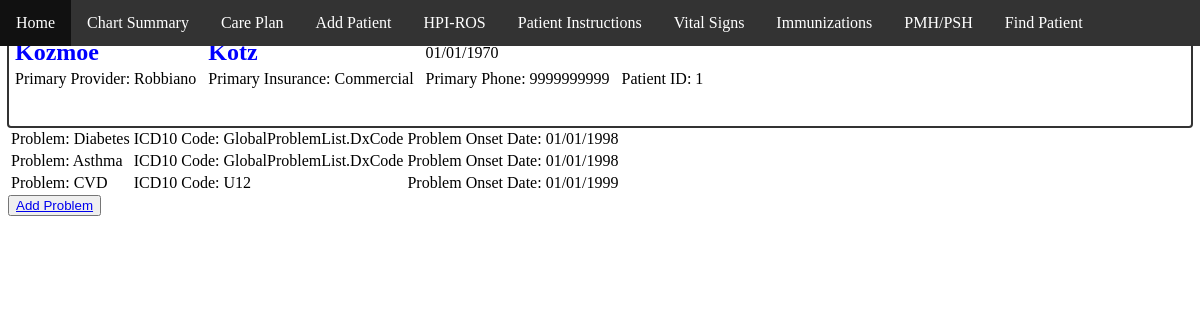
Before: /ChartSummary/1 with the older database file.
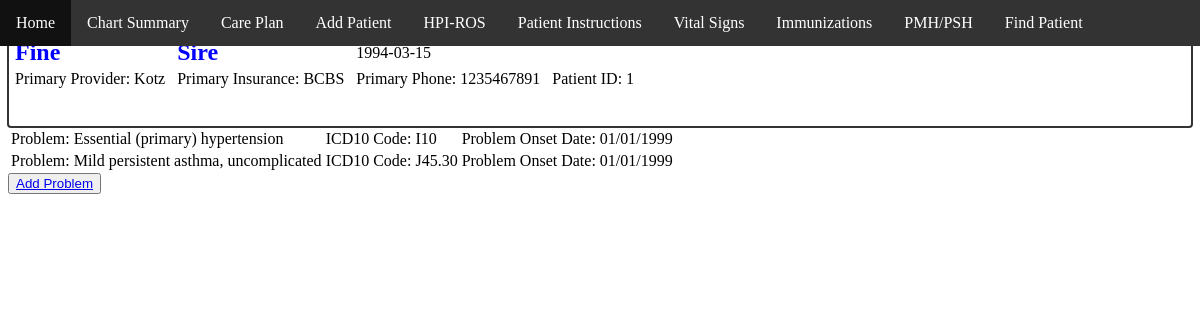
After: the same page with the newer database file.
### main.py (models this page shows)
class Patients(db.Model):
    id = db.Column(db.Integer, primary_key=True)
    First = db.Column(db.String(40))
    Last = db.Column(db.String(100))
    DateOfBirth = db.Column(db.String(90))
    Age = db.Column(db.String(10))
    Insurance = db.Column(db.String(150))
    PrimaryProvider = db.Column(db.String(50))
    Phone = db.Column(db.String(50))

class PatientProblems(db.Model):
    id = db.Column(db.Integer, primary_key=True)
    DxName = db.Column(db.String(25))
    DxCode = db.Column(db.String(10), nullable=True)
    DxDescription = db.Column(db.String(80), nullable=True)
    DxOnSetDate = db.Column(db.String(10), nullable=True)
    PID = db.Column(db.Integer, db.ForeignKey('patients.id'), autoincrement=True)

### main.py (the view)
@app.route('/ChartSummary/<pid>', methods=['POST', 'GET'])
def ChartSummary(pid):
    if pid == '':
        return redirect('/findPatient')
    patient = Patients.query.filter_by(id=pid)
    patientProblems = PatientProblems.query.filter_by(PID=pid)
    return render_template('chartSummary.html', patient=patient, patientProblems=patientProblems)

### templates/chartSummary.html (shortened to what this page needs)
{% extends "base.html" %}
{% block content %}
    {% for pt in patient %}
    <div id="navBar1">
        <nav>
            <ul>
                <li> <a href="/home/{{ pt.id }}">Home</a></li>
                <li> <a href="/ChartSummary/{{ pt.id }}">Chart Summary</a></li>
                <li> <a href="/CarePlan/{{ pt.id}}">Care Plan</a> </li>
                <li> <a href="/AddPt">Add Patient</a></li>
                <li> <a href="/HPI">HPI-ROS</a></li>
                <li> <a href="/PtInstructions">Patient Instructions</a></li>
                <li> <a href="/VS">Vital Signs</a></li>
                <li> <a href="/Immunizations">Immunizations</a></li>
                <li> <a href="/PMHPSH">PMH/PSH</a></li>
                <li> <a href="/findPatient">Find Patient</a></li>
            </ul>
        </nav>
    </div>
<div class="banner">
<table>
        <tr>
            <td><div class="bannerName"> {{ pt.First }} </div></td>
            <td><div class="bannerName"> {{ pt.Last }} </div></td>
            <td> {{ pt.DateOfBirth }} </td>
        </tr>
        <tr>
            <td> Primary Provider: {{ pt.PrimaryProvider }} </td>
            <td> Primary Insurance: {{ pt.Insurance }} </td>
            <td> Primary Phone: {{ pt.Phone }} </td>
            <td> Patient ID: {{ pt.id }} </td>
        </tr>
    </table> <br> <br>
</div>
<table id="chartSummaryProblemsTable">
    {% for prob in patientProblems %}
    <tr>
        <td>Problem: {{ prob.DxName }}</td>
        <td>ICD10 Code: {{ prob.DxCode }}</td>
        <td>Problem Onset Date: {{ prob.DxOnSetDate }}</td>
    </tr>
    {% endfor %}
</table>
<button id="addProblem"><a href="/AddProblem/{{ pt.id }}"><div class="addProblem">Add Problem</div></a></button>
{% endfor %}
{% endblock %}

### templates/base.html (shortened to what this page needs)
<!DOCTYPE html>
<html lang="en">
<head>
    <link href="/static/style.css" rel="stylesheet"/>
</head>
<body>
 {% block content %}
{% endblock %}
</body>
</html>

### static/style.css (style rules this page uses)
body { margin-top: 3%; background-image: url('/static/logo.png'); background-repeat: no-repeat; background-size: auto; }
.banner { outline-style: auto; outline-color: #333333; align-items: center; }
.banner td { padding-left: 5px; padding-right: 5px; }
.banner .bannerName { color: blue; font-size: x-large; font-weight: bold; }
#navBar1 ul { list-style-type: none; margin: 0; padding: 0; overflow: hidden; background-color: #333; alignment: top; }
#chartSummaryProblemsTable { table-border-color-dark: black; }
#navBar1 { position: fixed; top: 0px; width: 100%; left: 0px; margin-bottom: 100px; }
#navBar1 li { float: left; align-items: center; }
#navBar1 li a { display: block; color: white; text-align: center; padding: 14px 16px; text-decoration: none; }

Changed rows visible on the page:
removed PatientProblems: DxName "Diabetes", DxCode "GlobalProblemList.DxCode", DxOnSetDate "01/01/1998"
removed PatientProblems: DxName "Asthma", DxCode "GlobalProblemList.DxCode", DxOnSetDate "01/01/1998"
removed PatientProblems: DxName "CVD", DxCode "U12", DxOnSetDate "01/01/1999"
changed Patients "Kotz": gains PatientProblems (DxName "Essential (primary) hypertension", DxCode "I10", DxOnSetDate "01/01/1999"); gains PatientProblems (DxName "Mild persistent asthma, uncomplicated", DxCode "J45.30", DxOnSetDate "01/01/1999"); First "Kozmoe" → "Fine"; Last "Kotz" → "Sire"; DateOfBirth "01/01/1970" → "1994-03-15"; PrimaryProvider "Robbiano" → "Kotz"; Insurance "Commercial" → "BCBS"; Phone "9999999999" → "1235467891"
